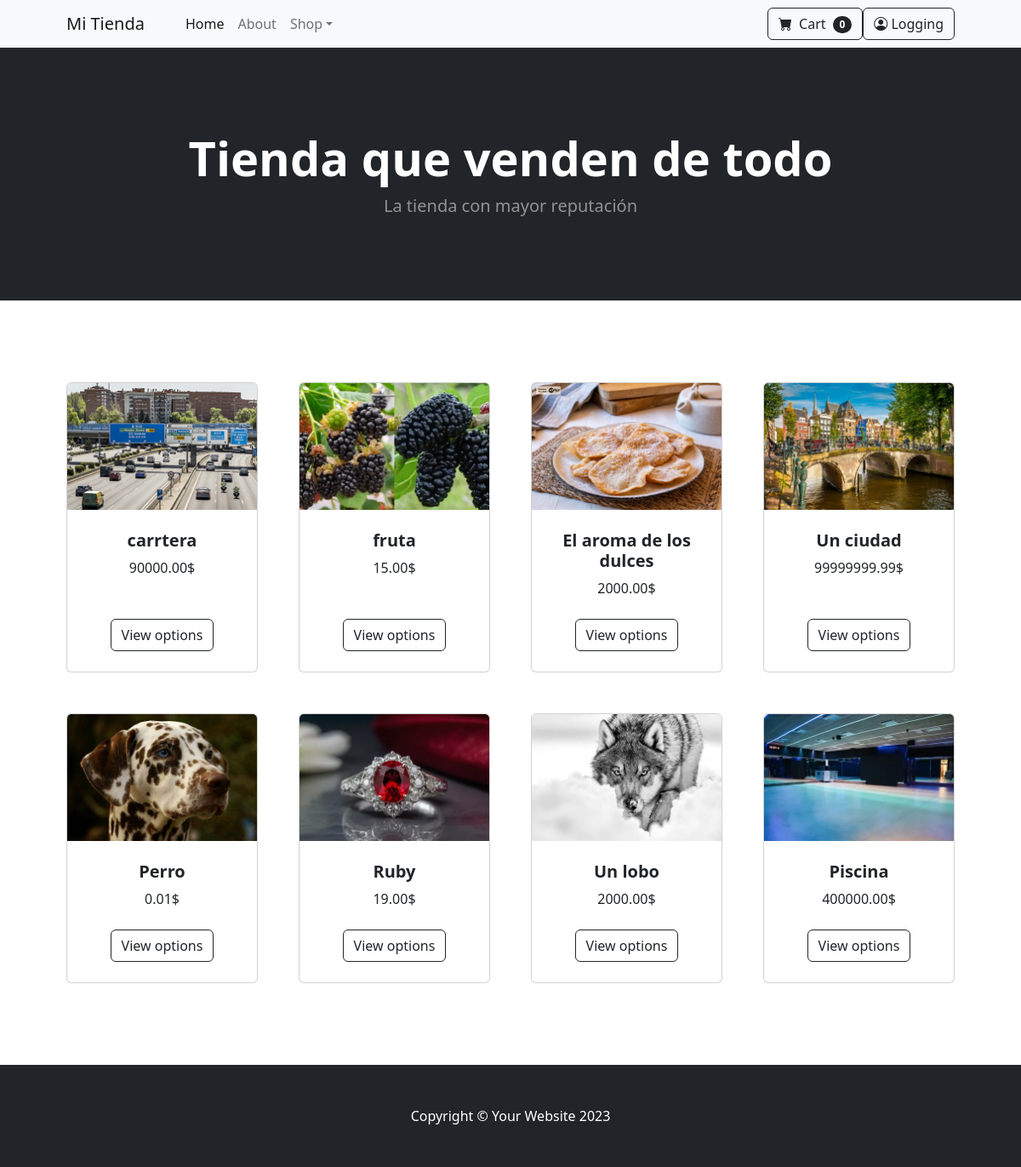
The page / on the database its author committed.
### tables this page shows
CREATE TABLE `producto` (
  `idProducto` int(11) NOT NULL,
  `nombre` varchar(100) NOT NULL,
  `descripcion` varchar(250) NOT NULL,
  `imagen` varchar(100) NOT NULL,
  `precio` decimal(10,2) NOT NULL,
  `precioOferta` decimal(10,2) NOT NULL,
  `online` tinyint(1) NOT NULL,
  `introDescripcion` varchar(100) NOT NULL
);

### inc/function.php (the view, shortened to what this page needs)
<?php
function conectaDB(){
   try{
      $con = new PDO("mysql:host=".HOST.";dbname=".DBNAME.";charset=utf8",USER,PASS);
      $con->setAttribute(PDO::ATTR_ERRMODE,PDO::ERRMODE_EXCEPTION);
      return $con;
   }catch(PDOException $e){
      echo "ERROR: Error al conectar".$e->getMessage();
      exit;
   }
}
function selectProduct($id){
   $con = conectaDB() ;
   try{
      $sql = "Select * from producto where idProducto = :id ";
      $stmt = $con->prepare($sql);
      $stmt -> execute([ ':id' => $id ]);
      $row = $stmt->fetch(PDO::FETCH_ASSOC);
   } catch(PDOException $e){
      echo "ERROR: Error al seleccionar la tarea".$e->getMessage();
      file_put_contents("PDOErrors.txt","\r\n".date('j F, Y mg:i a').$e->getMessage(),FILE_APPEND);
      exit;
   }
   return $row;
}
function showProduct($id){
   $row = selectProduct($id);
?>
      <div class="col mb-5">
            <div class="card h-100">
                  <img class="card-img-top" src="<?php echo $row['imagen'] ?>" alt="..." />
                  <div class="card-body p-4">
                     <div class="text-center">
                        <h5 class="fw-bolder"><?php echo $row['nombre'] ?></h5>
                        <?php echo $row['precioOferta']."$" ?>
                     </div>
                  </div>
                  <div class="card-footer p-4 pt-0 border-top-0 bg-transparent">
                     <div class="text-center"><a class="btn btn-outline-dark mt-auto" href="<?php echo "./producto.php?id=".$row['idProducto'] ?>">View options</a></div>
                  </div>
            </div>
         </div>
<?php } ?>

### inc/header.php (shortened to what this page needs)
<?php include("./inc/function.php")?>
<!DOCTYPE html>
<html lang="en">
    <head>
        <link href="https://cdn.jsdelivr.net/npm/bootstrap-icons@1.5.0/font/bootstrap-icons.css" rel="stylesheet" />
        <link href="css/styles.css" rel="stylesheet" />
    </head>
    <body>
        <nav class="navbar navbar-expand-lg navbar-light bg-light">
            <div class="container px-4 px-lg-5">
                <a class="navbar-brand" href="index.php">Mi Tienda</a>
                <div class="collapse navbar-collapse" id="navbarSupportedContent">
                    <ul class="navbar-nav me-auto mb-2 mb-lg-0 ms-lg-4">
                        <li class="nav-item"><a class="nav-link active" aria-current="page" href="index.php">Home</a></li>
                        <li class="nav-item"><a class="nav-link" href="#!">About</a></li>
                        <li class="nav-item dropdown">
                            <a class="nav-link dropdown-toggle" id="navbarDropdown" href="#" role="button" data-bs-toggle="dropdown" aria-expanded="false">Shop</a>
                        </li>
                    </ul>
                    <form class="d-flex">
                        <button class="btn btn-outline-dark" type="submit">
                           <i class="bi-cart-fill me-1"></i>
                           Cart
                           <span class="badge bg-dark text-white ms-1 rounded-pill"><?php echo $_SESSION["numCart"]; ?></span>
                        </button>
                        <?php if ($_SESSION["logging"]==0){?>
                        <a class="btn btn-outline-dark" href="logging.php">
                           <i class="bi bi-person-circle"></i>
                           Logging
                        </a>
                        <?php } ?>
                    </form>
                </div>
            </div>
        </nav>

### index.php
<?php include("./inc/header.php")?>
<header class="bg-dark py-5">
   <div class="container px-4 px-lg-5 my-5">
      <div class="text-center text-white">
         <h1 class="display-4 fw-bolder">Tienda que venden de todo</h1>
         <p class="lead fw-normal text-white-50 mb-0">La tienda con mayor reputación</p>
      </div>
   </div>
</header>
<section class="py-5">
   <div class="container px-4 px-lg-5 mt-5">
         <div class="row gx-4 gx-lg-5 row-cols-2 row-cols-md-3 row-cols-xl-4 justify-content-center">
         <?php
         for ($i=1;$i<=8;$i++){
            showProduct($i);
         }
         ?>
         </div>
   </div>
</section>
<?php include("./inc/foot.php")?>

### inc/foot.php (shortened to what this page needs)
        <footer class="py-5 bg-dark">
            <div class="container"><p class="m-0 text-center text-white">Copyright &copy; Your Website 2023</p></div>
        </footer>
    </body>
</html>

### rows shown on the page
producto: imagen (picture), nombre "carrtera", precioOferta "90000.00"
producto: imagen (picture), nombre "fruta", precioOferta "15.00"
producto: imagen (picture), nombre "El aroma de los dulces", precioOferta "2000.00"
producto: imagen (picture), nombre "Un ciudad", precioOferta "99999999.99"
producto: imagen (picture), nombre "Perro", precioOferta "0.01"
producto: imagen (picture), nombre "Ruby", precioOferta "19.00"
producto: imagen (picture), nombre "Un lobo", precioOferta "2000.00"
producto: imagen (picture), nombre "Piscina", precioOferta "400000.00"

### other values the page prints
$_SESSION["numCart"] "0"
